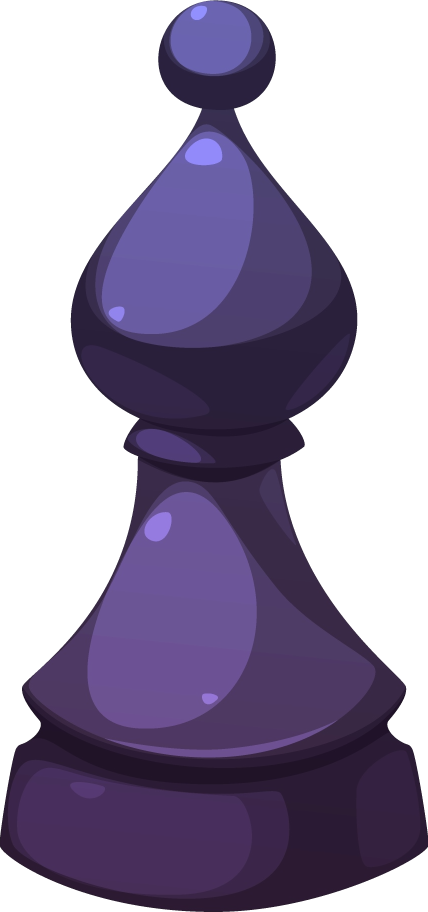
#> input picture assets/images/chess/black_bishop.png, 856 x 1824 px, given in place of white_pawn.png, which was not available (shown at 1/2 size)
$ python gen_piece_metrics.py
#> lines starting #> are read from the running program, lines starting #| are printed output that depends on the picture; after the words box and inside, x2 and y2 are one past the last pixel; in counts of white or black regions, pixels touching at a corner belong together; pictures that were not available may be replaced by others from this repository, and a replacement may not be noted
"""Compute per-piece geometry metrics (opaque bbox + base-center pivot)
for the chess PNGs and emit lib/games/chess/chess_piece_metrics.dart."""
import os

import numpy as np
from PIL import Image

SRC = os.path.join(os.path.dirname(__file__), "..", "assets", "images", "chess")
OUT = os.path.join(os.path.dirname(__file__), "..", "lib", "games",
                   "chess", "chess_piece_metrics.dart")

PIECES = ["pawn", "rook", "knight", "bishop", "queen", "king"]
COLORS = ["white", "black"]

rows = []
for c in COLORS:
    for p in PIECES:
        path = os.path.join(SRC, f"{c}_{p}.png")
        im = np.asarray(Image.open(path).convert("RGBA"), dtype=np.float64)
        a = im[..., 3]
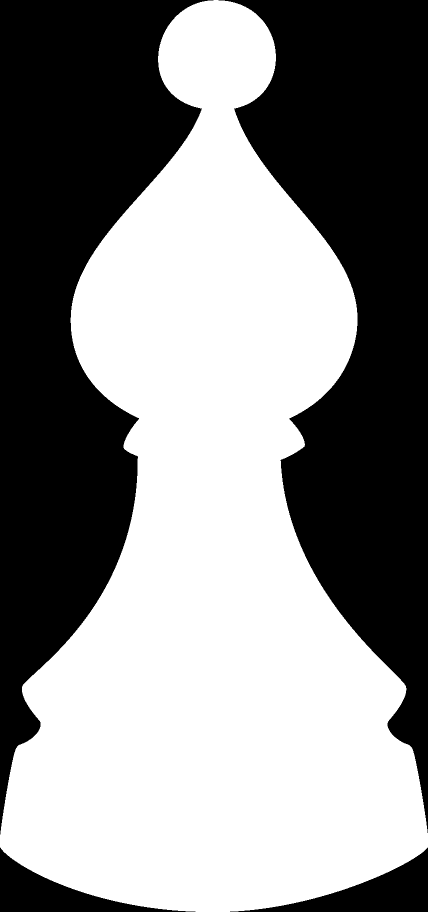
#> a: shape (1824, 856) float64 (shown at 1/2 size); min 0, max 255, mean 138.6
        mask = a > 16
#> mask: shape (1824, 856) bool; 54.4% white; 4 black regions, box (x1, y1, x2, y2) and area: (0, 0, 427, 1669) 340762, (437, 0, 856, 1666) 338648, (460, 1695, 856, 1824) 17469, (0, 1695, 391, 1824) 15805
        ys, xs = np.nonzero(mask)
        y0, y1 = ys.min(), ys.max()
#> y0 = 0; y1 = 1823
        x0, x1 = xs.min(), xs.max()
#> x0 = 0; x1 = 855
        h, w = mask.shape
#> h = 1824; w = 856

        # مركز قاعدة القطعة: متوسط x للبكسلات المعتمة في أدنى 12% من
        # الحدود المرئية — يعطي مركز القاعدة الهندسي حتى لو الجسم غير متماثل
        base_rows = mask[int(y1 - (y1 - y0) * 0.12): y1 + 1]
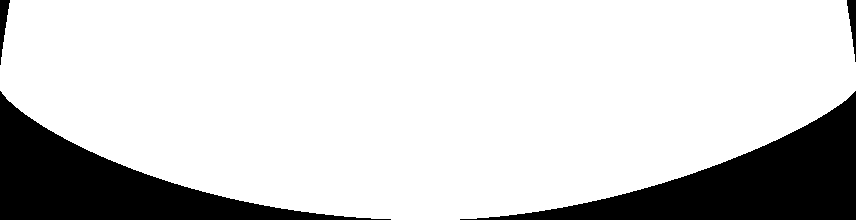
#> base_rows: shape (220, 856) bool; 82% white; 4 black regions, box (x1, y1, x2, y2) and area: (460, 91, 856, 220) 17469, (0, 91, 391, 220) 15805, (0, 0, 10, 65) 325, (847, 0, 856, 62) 298
        bx, bn = 0.0, 0
        for r_i, row in enumerate(base_rows):
            idx = np.nonzero(row)[0]
            if len(idx):
                bx += idx.mean()
                bn += 1
#> this loop made 220 passes
#> bx on passes 1 to 12: 428, 856, 1284, 1711.5, 2139, 2566.5, 2994.5, 3422.5, 3850.5, 4278, 4705.5, 5133
#> after the loop, bn = 220; bx = 93231.5
        base_cx = (bx / max(bn, 1)) / w
#> base_cx = 0.495

        rows.append(
            (f"{c}_{p}",
             w / h,                      # aspect
             x0 / w, y0 / h,             # visL, visT
             (x1 + 1) / w, (y1 + 1) / h,  # visR, visB
             base_cx))
        print(f"{c}_{p}: {w}x{h} bbox=({x0},{y0})-({x1},{y1}) "
              f"baseCX={base_cx:.3f}")
#| white_pawn: 856x1824 bbox=(0,0)-(855,1823) baseCX=0.495
#> (the run stopped early here; a loop or call above may not have finished)

$ run again, on assets/images/chess/black_queen.png
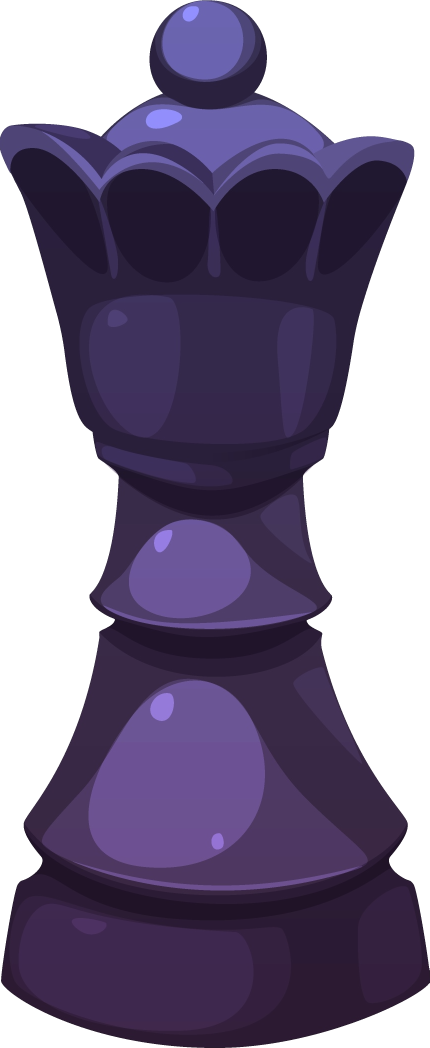
#> input picture assets/images/chess/black_queen.png, 859 x 2096 px, given in place of white_pawn.png, which was not available (shown at 1/2 size)
#> `a = im[..., 3]`:
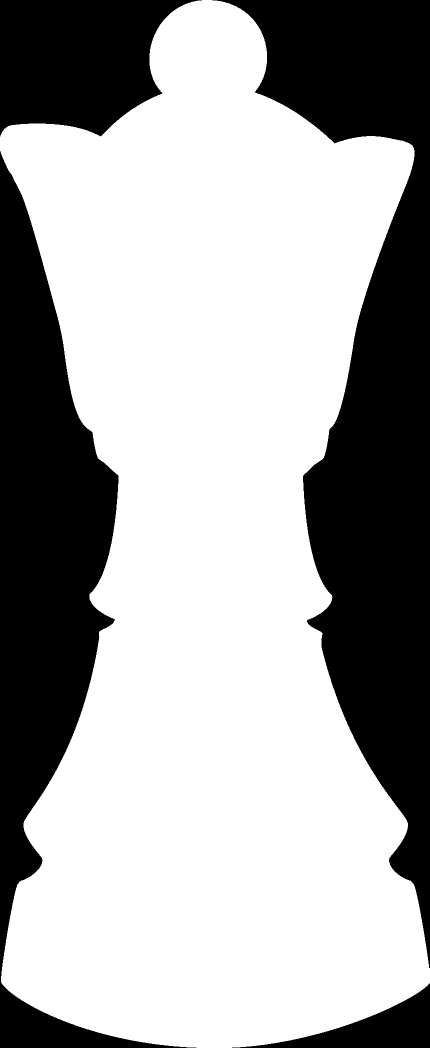
#> a: shape (2096, 859) float64 (shown at 1/2 size); min 0, max 255, mean 166.1
#> mask: shape (2096, 859) bool; 65.1% white; 4 black regions, box (x1, y1, x2, y2) and area: (425, 0, 859, 1936) 313236, (0, 302, 393, 2096) 219765, (0, 0, 404, 273) 77143, (464, 1967, 859, 2096) 17427
#> y0 = 0; y1 = 2095
#> x0 = 0; x1 = 858
#> `base_rows = mask[int(y1 - (y1 - y0) * 0.12): y1 + 1]`:
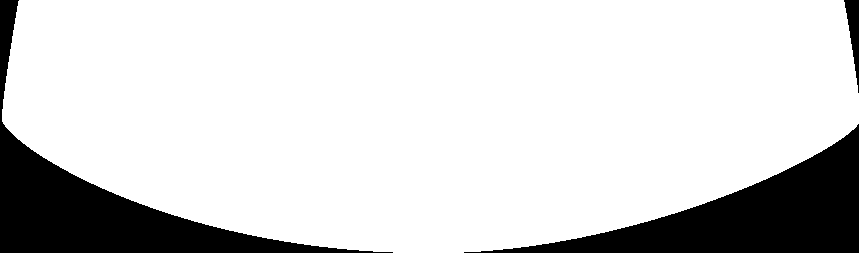
#> base_rows: shape (253, 859) bool; 83.7% white; 3 black regions, box (x1, y1, x2, y2) and area: (464, 124, 859, 253) 17427, (0, 0, 393, 253) 17324, (844, 0, 859, 93) 678
#> the loop `for r_i, row in enumerate(base_rows):` made 253 passes
#> bx on passes 1 to 8: 431, 861.5, 1292.5, 1723.5, 2154.5, 2585.5, 3016, 3446.5
#> after the loop `for r_i, row in enumerate(base_rows):`: bn = 253; bx = 108146.5
#> base_cx = 0.498
#| white_pawn: 859x2096 bbox=(0,0)-(858,2095) baseCX=0.498

$ run again, on assets/images/chess/black_rook.png
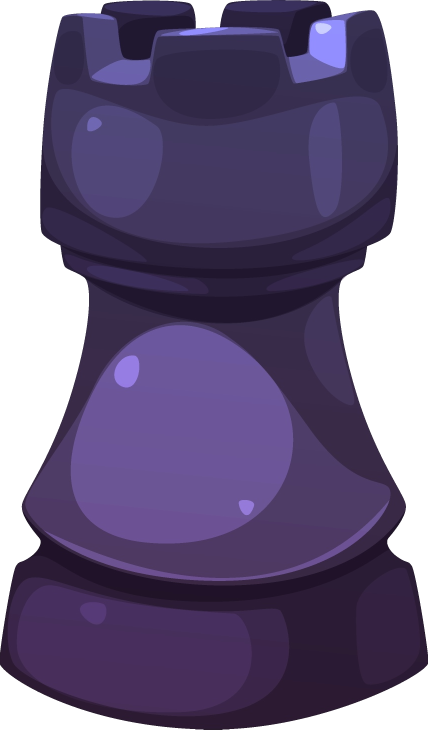
#> input picture assets/images/chess/black_rook.png, 856 x 1459 px, given in place of white_pawn.png, which was not available (shown at 1/2 size)
#> `a = im[..., 3]`:
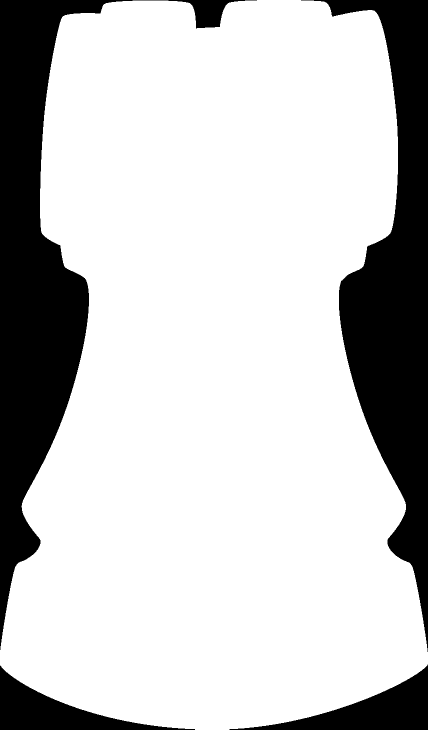
#> a: shape (1459, 856) float64 (shown at 1/2 size); min 0, max 255, mean 197.7
#> mask: shape (1459, 856) bool; 77.5% white; 4 black regions, box (x1, y1, x2, y2) and area: (0, 0, 514, 1300) 130606, (602, 0, 856, 1304) 116787, (459, 1329, 856, 1459) 17520, (0, 1331, 390, 1459) 15747
#> y0 = 0; y1 = 1458
#> x0 = 0; x1 = 855
#> `base_rows = mask[int(y1 - (y1 - y0) * 0.12): y1 + 1]`:
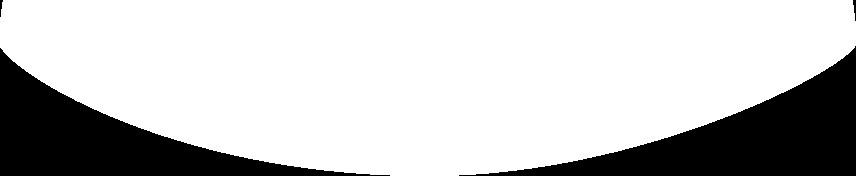
#> base_rows: shape (176, 856) bool; 77.9% white; 4 black regions, box (x1, y1, x2, y2) and area: (459, 46, 856, 176) 17520, (0, 48, 390, 176) 15747, (853, 0, 856, 21) 39, (0, 0, 3, 17) 28
#> the loop `for r_i, row in enumerate(base_rows):` made 176 passes
#> bx on passes 1 to 8: 427.5, 855, 1282, 1709, 2136, 2563.5, 2991, 3418.5
#> after the loop `for r_i, row in enumerate(base_rows):`: bn = 176; bx = 74348
#> base_cx = 0.493
#| white_pawn: 856x1459 bbox=(0,0)-(855,1458) baseCX=0.493

$ run again, on assets/images/chess/white_bishop.png
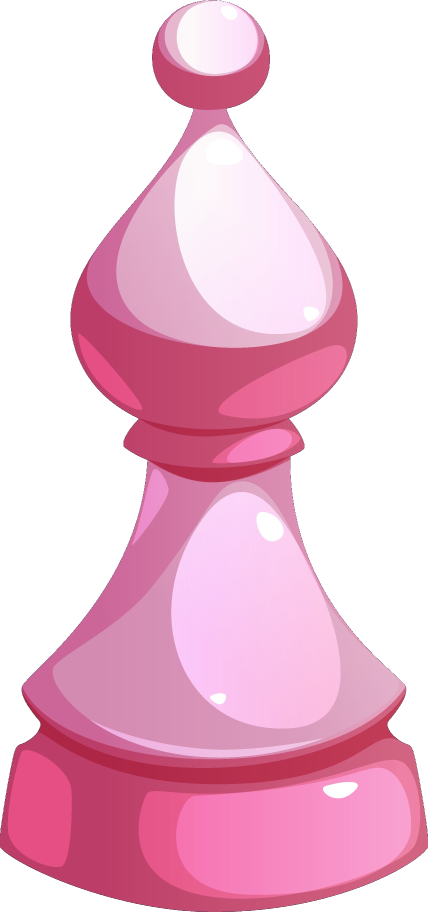
#> input picture assets/images/chess/white_bishop.png, 856 x 1824 px, given in place of white_pawn.png, which was not available (shown at 1/2 size)
#> `a = im[..., 3]`:
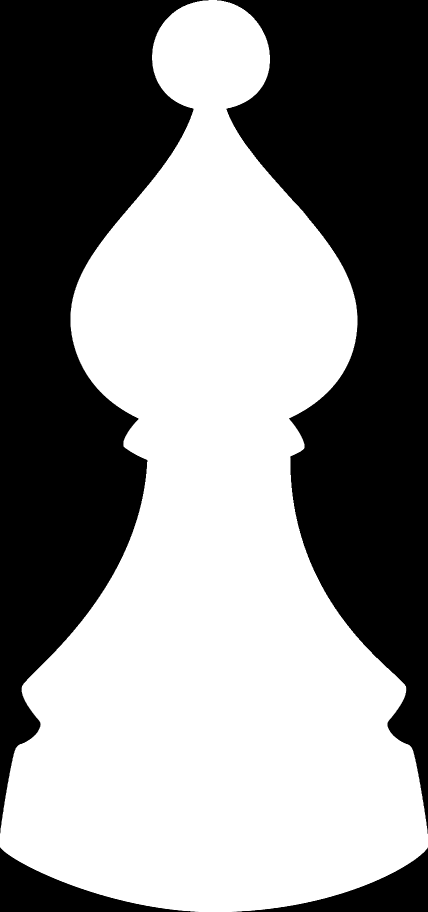
#> a: shape (1824, 856) float64 (shown at 1/2 size); min 0, max 255, mean 138.7
#> mask: shape (1824, 856) bool; 54.5% white; 4 black regions, box (x1, y1, x2, y2) and area: (434, 0, 856, 1666) 340023, (0, 0, 417, 1664) 338142, (0, 1695, 388, 1824) 17315, (476, 1696, 856, 1824) 15651
#> y0 = 0; y1 = 1823
#> x0 = 0; x1 = 855
#> `base_rows = mask[int(y1 - (y1 - y0) * 0.12): y1 + 1]`:
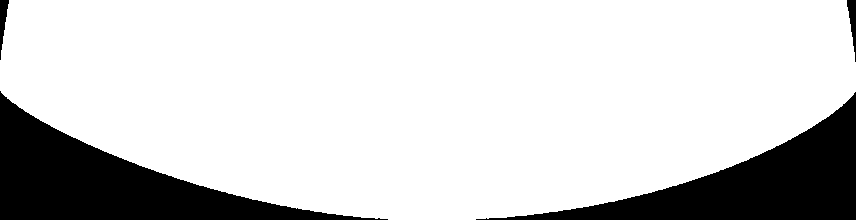
#> base_rows: shape (220, 856) bool; 82.2% white; 4 black regions, box (x1, y1, x2, y2) and area: (0, 91, 388, 220) 17315, (476, 92, 856, 220) 15651, (847, 0, 856, 62) 289, (0, 0, 9, 60) 272
#> the loop `for r_i, row in enumerate(base_rows):` made 220 passes
#> bx on passes 1 to 8: 427.5, 855, 1282.5, 1710, 2137, 2564, 2991, 3418.5
#> after the loop `for r_i, row in enumerate(base_rows):`: bn = 220; bx = 94873.5
#> base_cx = 0.504
#| white_pawn: 856x1824 bbox=(0,0)-(855,1823) baseCX=0.504
